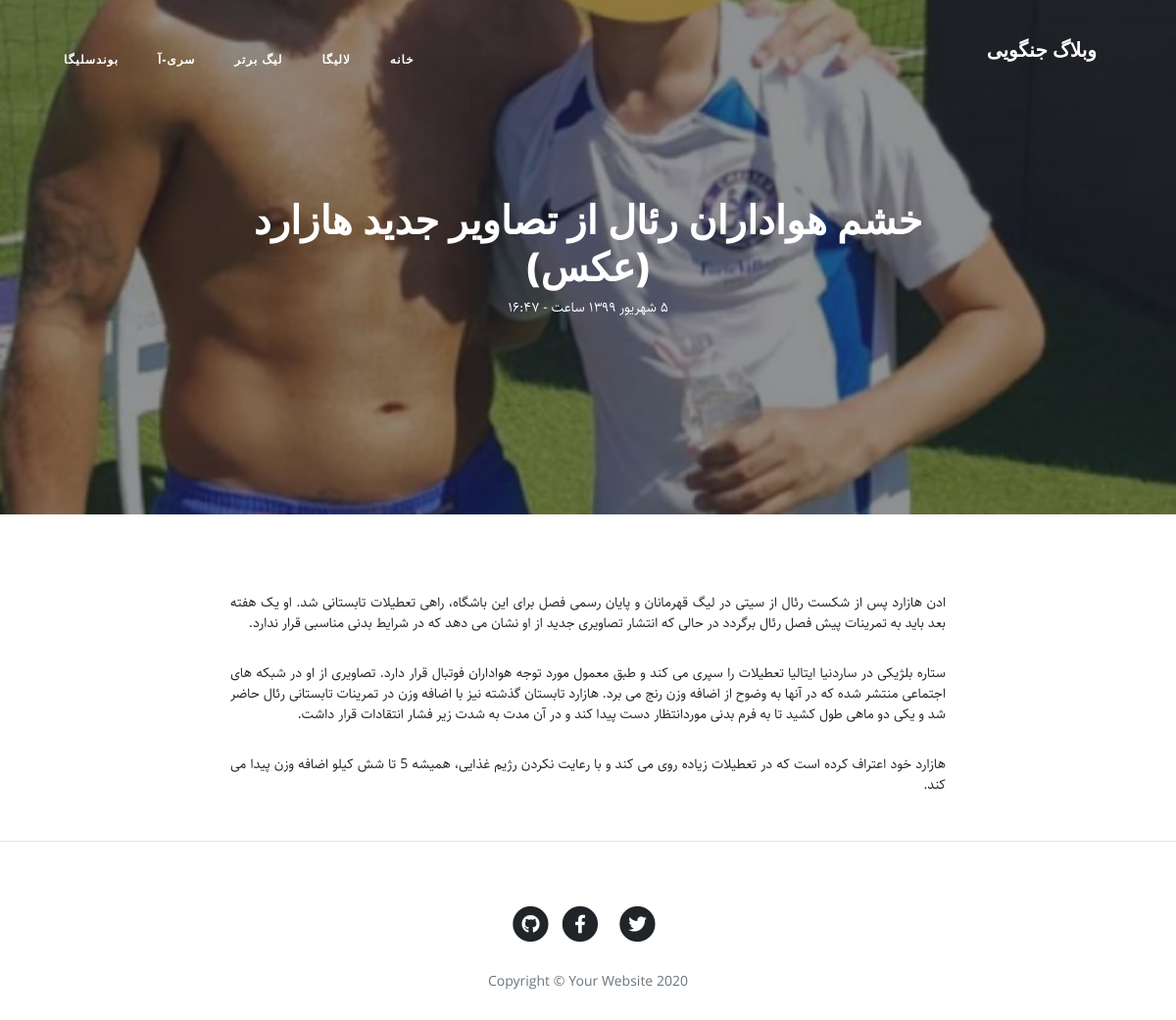
/article/football-news-6, run on the app's committed database.
### blog/models.py (models this page shows, shortened)
class Category(models.Model):
    parent = models.ForeignKey('self', default=None, null=True, blank=True, on_delete=models.SET_NULL, related_name='children', verbose_name='زیر دسته')
    title = models.CharField(max_length=200)
    slug = models.SlugField(max_length=100, unique=True)
    status = models.BooleanField(default=True, verbose_name='آیا نمایش داده شود؟')
    position = models.IntegerField()
    class Meta:
        verbose_name = 'دسته بندی'
        verbose_name_plural = 'دسته بندی ها'
        ordering = ['parent__id', 'position']
    objects = CategoryManager()

class Article(models.Model):
    STATUS_CHOICES = (
        ('d', 'Draft'),
        ('p', 'Published')
    )
    title = models.CharField(max_length=200)
    slug = models.SlugField(max_length=100, unique=True)
    category = models.ManyToManyField(Category, verbose_name='دسته بندی', related_name='articles')
    description = models.TextField()
    thumbnail = models.ImageField(upload_to='images')
    publish = models.DateTimeField(default=timezone.now)
    created = models.DateTimeField(auto_now_add=True)
    updated = models.DateTimeField(auto_now=True)
    status = models.CharField(max_length=1, choices=STATUS_CHOICES)
    class Meta:
        verbose_name = 'مقاله'
        verbose_name_plural = 'مقالات'
    def jpublish(self):
        return jalali_converter(self.publish)
    jpublish.short_description = 'زمان انتشار'
    objects = ArticleManager()

### blog/views.py (the view)
# urls.py: path('article/<slug:slug>', detail, name='detail'),
def detail(request, slug):
    context = {
        'article': get_object_or_404(Article, slug=slug, status='p')
    }
    return render(request, 'blog/detail.html', context)

### blog/models.py (called while the page is built)
    def active(self):
        return self.filter(status=True)

### blog/templatetags/base_tags.py (called while the page is built)
@register.simple_tag
def title():
    return 'وبلاگ جنگویی'

@register.inclusion_tag('blog/partials/category_navbar.html')
def category_navbar():
    return {
        'category': Category.objects.filter(status=True)
    }

### extensions/jalali.py (called while the page is built)
    def persian_tuple(self):
        return self.persian_year, self.persian_month, self.persian_day

### extensions/utils.py (called while the page is built)
def persian_numbers_converter(mystr):
    numbers = {
        "0": "۰",
        "1": "۱",
        "2": "۲",
        "3": "۳",
        "4": "۴",
        "5": "۵",
        "6": "۶",
        "7": "۷",
        "8": "۸",
        "9": "۹",
    }
    for e_num, p_num in numbers.items():
        mystr = mystr.replace(e_num, p_num)
    return mystr

def jalali_converter(time):
    jmonth = ['فروردین', 'اردیبهشت', 'خرداد',
              'تیر', 'مرداد', 'شهریور',
              'مهر', 'آبان', 'آذر',
              'دی', 'بهمن', 'اسفند']
    time = timezone.localtime(time)
    time_to_str = f'{time.year},{time.month},{time.day}'
    time_to_tuple = jalali.Gregorian(time_to_str).persian_tuple()
    time_to_list = list(time_to_tuple)
    for index, month in enumerate(jmonth):
        if time_to_list[1] == index + 1:
            time_to_list[1] = month
            break
    output = f'{time_to_list[2]} {time_to_list[1]} {time_to_list[0]} ساعت - {time.hour}:{time.minute}'
    return persian_numbers_converter(output)

### blog/templates/blog/detail.html
{% extends 'blog/base.html' %}
{% load static %}
{% block main %}
<header class="masthead" style="background-image: url('{{article.thumbnail.url}}')">
    <div class="overlay"></div>
    <div class="container">
        <div class="row">
            <div class="col-lg-8 col-md-10 mx-auto">
                <div class="site-heading">
                    <h1>{{article.title}}</h1>
                    <time>{{article.jpublish}}</time>
                </div>
            </div>
        </div>
    </div>
</header>
<article>
    <div class="container">
        <div class="row">
            <div class="col-lg-8 col-md-10 mx-auto text-justify">
                {{article.description|linebreaks}}
            </div>
        </div>
    </div>
</article>
{% endblock %}

### blog/templates/blog/partials/category_navbar.html (shortened to what this page needs)
<div class="collapse navbar-collapse nav" id="navbarResponsive">
    <ul class="navbar-nav ml-auto">
        <li class="nav-item">
            <a class="nav-link" href="{% url 'blog:home' %}">خانه</a>
        </li>
        {% for cat in category %}
        {% if cat.parent == None %}
        <li class="nav-item">
            <a class="nav-link" href="{% url 'blog:category' cat.slug %}">{{cat.title}}</a>
        </li>
        {% endif %}
        {% endfor %}
    </ul>
</div>

### blog/static/blog/css/rtl.css (style rules this page uses)
body { direction: rtl; text-align: right; font-family: "Sahel"; font-size: 14px; }
.navbar-nav { margin-left: initial !important; margin-right: auto; }
header.masthead .site-heading h1 { font-size: 40px; }
.nav ul { padding-right: 0; }
.nav ul li { border-bottom: none; height: 86px; line-height: 86px; font-size: 14px; display: inline-block; float: left; margin: 0 auto; }
.nav ul li a { text-decoration: none; color: #000000; display: block; transition: .3s background-color; padding: 0 24px; }
.nav a { border-bottom: none; }

### data on the page
Category: title "لالیگا"
Category: title "لیگ برتر"
Category: title "سری-آ"
Category: title "بوندسلیگا"
Article: thumbnail (picture), title "خشم هواداران رئال از تصاویر جدید هازارد (عکس)", jpublish "۵ شهریور ۱۳۹۹ ساعت - ۱۶:۴۷", description "ادن هازارد پس از شکست رئال از سیتی در لیگ قهرمانان و پایان رسمی فصل برای این باشگاه، راهی تعطیلات تابستانی شد. او یک هفته بعد باید به تمرینات پیش فصل رئال برگردد در حالی که انتشار تصاویری جدید از او نشان می دهد که در شرایط بدنی مناسبی قرار ندارد. ستاره بلژیکی در ساردنیا ایتالیا تعطیلات را سپری می کند و طبق معمول مورد توجه هواداران فوتبال قرار دارد. تصاویری از او در شبکه های اجتماعی منتشر شده که در آنها به وضوح از اضافه وزن رنج می برد. هازارد تابستان گذشته نیز با اضافه وزن در تمرینات تابستانی رئال حاضر شد و یکی دو ماهی طول کشید تا به فرم بدنی موردانتظار دست پیدا کند و در آن مدت به شدت زیر فشار انتقادات قرار داشت. هازارد خود اعتراف کرده است که در تعطیلات زیاده روی می کند و با رعایت نکردن رژیم…"
